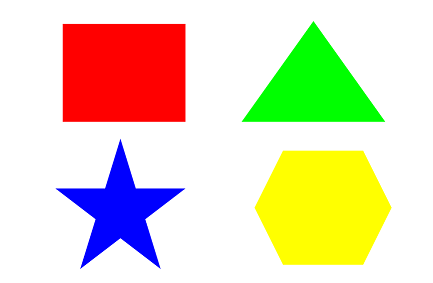
#> input picture week14/images/shape.PNG, 433 x 283 px, found by its file name
$ python globalThreshold-SelfMade.py
#> lines starting #> are read from the running program, lines starting #| are printed output that depends on the picture
import cv2
import matplotlib.pyplot as plt


def global_threshold(image, thresh, high_val, low_val):
    img = image.copy()
    for i in range(image.shape[0]):
        for j in range(image.shape[1]):
            if image[i, j] > thresh:
                img[i, j] = high_val
            else:
                img[i, j] = low_val
    return img


ogImg = cv2.imread("R://workspace//image-processing-python-POEY//week14//images//shape.PNG", 1)
#> ogImg is the input picture: shape (283, 433, 3); mean B, G, R 189.1, 218.5, 228.4

plt.hist(ogImg.ravel(), 256, [0, 256])
plt.show()
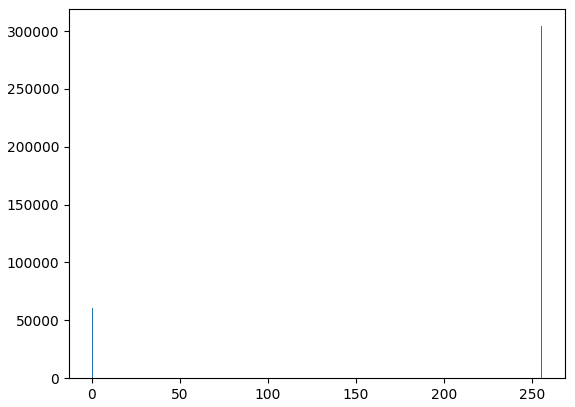
#> figure drawn by matplotlib, 1 panel; tallest bar 304233 high, from x = 255 to 256

b, g, r = cv2.split(ogImg)
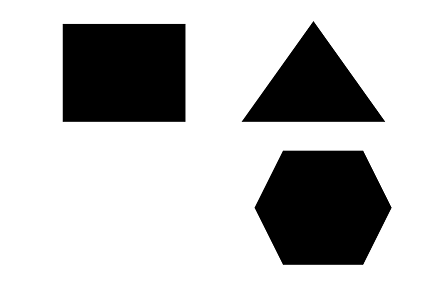
#> b: shape (283, 433); min 0, max 255, mean 189.1
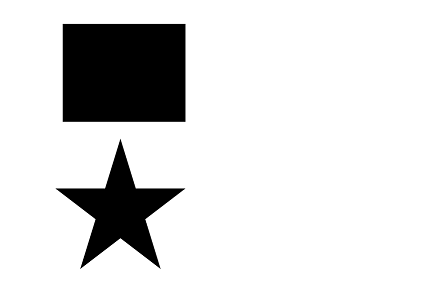
#> g: shape (283, 433); min 0, max 255, mean 218.5
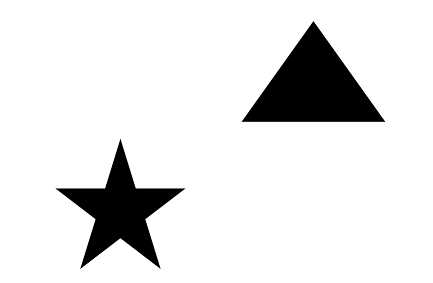
#> r: shape (283, 433); min 0, max 255, mean 228.4

plt.hist(b.ravel(), 256, [0, 256])
plt.show()
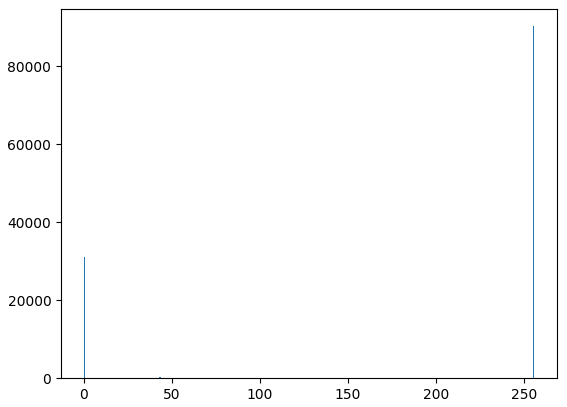
#> figure drawn by matplotlib, 1 panel; tallest bar 90316 high, from x = 255 to 256

no_background = global_threshold(ogImg, 245, 0, 255)
#> (the run stopped early here; a loop or call above may not have finished)

$ run again, with week14/images/text.jpg saved as week14/images/shape.PNG
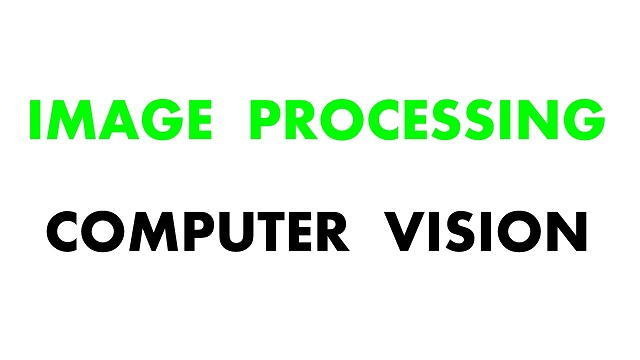
#> input picture week14/images/text.jpg, 640 x 360 px, found by its file name
#> ogImg is the input picture: shape (360, 640, 3); mean B, G, R 229.3, 242.2, 229.3
#> `b, g, r = cv2.split(ogImg)`:
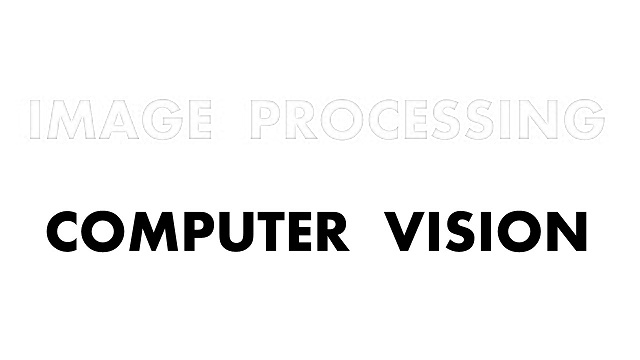
#> g: shape (360, 640); min 0, max 255, mean 242.2
#> `plt.show()`:
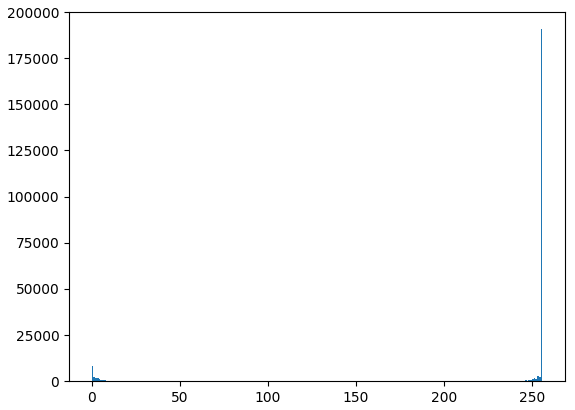
#> figure drawn by matplotlib, 1 panel; tallest bar 190717 high, from x = 255 to 256
